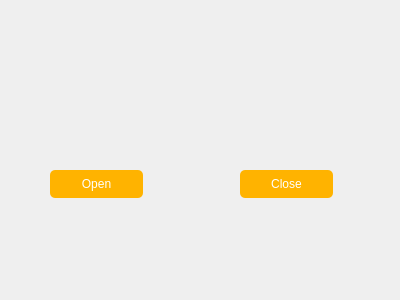
<?xml version="1.0" encoding="UTF-8"?>
<ui version="4.0">
 <class>ardyuno2</class>
 <widget class="QDialog" name="ardyuno2">
  <property name="geometry">
   <rect>
    <x>0</x>
    <y>0</y>
    <width>400</width>
    <height>300</height>
   </rect>
  </property>
  <property name="windowTitle">
   <string>Dialog</string>
  </property>
  <property name="styleSheet">
   <string notr="true">background-image:url(:/img/bg.jpg)</string>
  </property>
  <widget class="QPushButton" name="pushButton">
   <property name="geometry">
    <rect>
     <x>240</x>
     <y>170</y>
     <width>93</width>
     <height>28</height>
    </rect>
   </property>
   <property name="styleSheet">
    <string notr="true">QPushButton {

padding: 1px;

border-style: solid;

border: 2px solid gray;

border-radius: 8px;

background-color: rgb(170, 150, 123);

border:2px solid #000;

}

QPushButton {

     color: #fff !important;



text-decoration: none;

background: #ffb300;

font: 10pt &quot;MS Shell Dlg 2&quot;;

border-radius: 5px;

display: inline-block;

border: none;

transition: all 0.4s ease 0s;

 }

 QPushButton:hover {

     background: #ffcc00;

	background-color: ;

letter-spacing: 1px;

-webkit-box-shadow: 0px 5px 40px -10px rgba(0,0,0,0.57);

-moz-box-shadow: 0px 5px 40px -10px rgba(0,0,0,0.57);

box-shadow: 5px 40px -10px rgba(0,0,0,0.57);

transition: all 0.4s ease 0s;

 }</string>
   </property>
   <property name="text">
    <string>Close</string>
   </property>
  </widget>
  <widget class="QPushButton" name="pushButton_2">
   <property name="geometry">
    <rect>
     <x>50</x>
     <y>170</y>
     <width>93</width>
     <height>28</height>
    </rect>
   </property>
   <property name="styleSheet">
    <string notr="true">QPushButton {

padding: 1px;

border-style: solid;

border: 2px solid gray;

border-radius: 8px;

background-color: rgb(170, 150, 123);

border:2px solid #000;

}

QPushButton {

     color: #fff !important;



text-decoration: none;

background: #ffb300;

font: 10pt &quot;MS Shell Dlg 2&quot;;

border-radius: 5px;

display: inline-block;

border: none;

transition: all 0.4s ease 0s;

 }

 QPushButton:hover {

     background: #ffcc00;

	background-color: ;

letter-spacing: 1px;

-webkit-box-shadow: 0px 5px 40px -10px rgba(0,0,0,0.57);

-moz-box-shadow: 0px 5px 40px -10px rgba(0,0,0,0.57);

box-shadow: 5px 40px -10px rgba(0,0,0,0.57);

transition: all 0.4s ease 0s;

 }</string>
   </property>
   <property name="text">
    <string>Open</string>
   </property>
  </widget>
  <widget class="QLabel" name="bienvenue">
   <property name="geometry">
    <rect>
     <x>90</x>
     <y>90</y>
     <width>251</width>
     <height>61</height>
    </rect>
   </property>
   <property name="styleSheet">
    <string notr="true">font: 75 10pt &quot;MS Shell Dlg 2&quot;;
font: 16pt &quot;MS Shell Dlg 2&quot;;
color: rgb(67, 200, 0);</string>
   </property>
   <property name="text">
    <string/>
   </property>
  </widget>
 </widget>
 <resources/>
 <connections/>
</ui>
